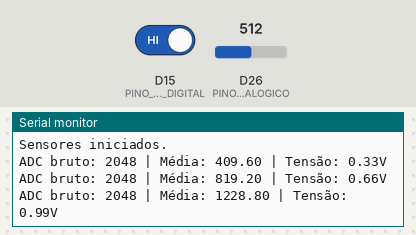
The sketch below on a simulated Arduino Due. Shown: the last lines printed to the serial monitor. The inputs (shaded band) are chosen by the test bench; at power-on: D15 (PINO_SENSOR_DIGITAL) HIGH, D26 (PINO_SENSOR_ANALOGICO) = 512 (analog values on the 0–1023 scale).

Above: at 4.2 s.
4.3 s: D15 (PINO_SENSOR_DIGITAL) driven LOW
6.5 s: D15 (PINO_SENSOR_DIGITAL) driven HIGH
8.5 s: D26 (PINO_SENSOR_ANALOGICO) set to 716
At 8.9 s:
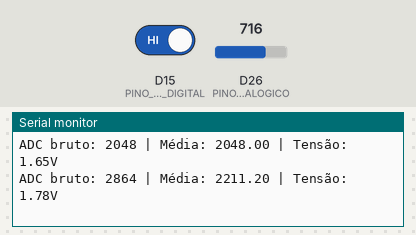
10.0 s: D26 (PINO_SENSOR_ANALOGICO) set to 900
At 10.4 s:
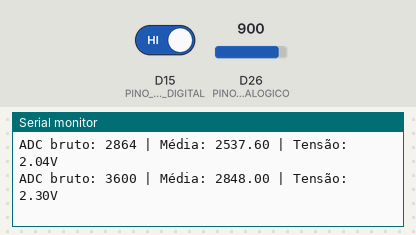
Timing chart, 0 to 12.5 s (numbered marks = the images above; inputs shaded):
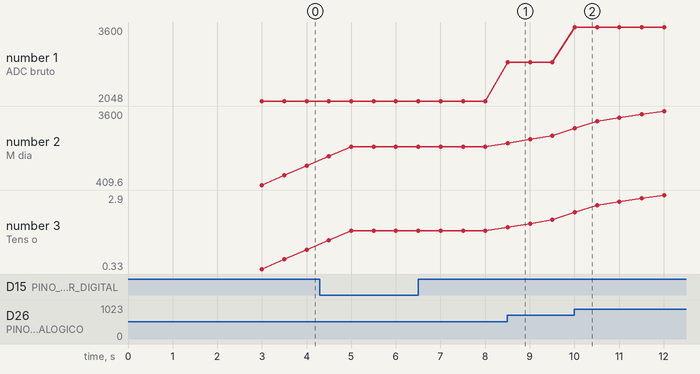

The sketch:

bloco2_sensor_analogico_v2.ino
```cpp
const int PINO_SENSOR_DIGITAL = 15;
const int PINO_SENSOR_ANALOGICO = 26;
const int DEBOUNCE_MS = 50;
const int TAMANHO_JANELA = 5;  // média móvel de 5 leituras

// variáveis do sensor digital
int estadoAnterior = HIGH;
int estadoAtual = HIGH;
unsigned long ultimaMudanca = 0;

// variáveis do sensor analógico
int janela[TAMANHO_JANELA] = {0, 0, 0, 0, 0};
int indexJanela = 0;

void setup() {
  Serial.begin(115200);
  delay(3000);
  pinMode(PINO_SENSOR_DIGITAL, INPUT_PULLUP);
  pinMode(PINO_SENSOR_ANALOGICO, INPUT);
  analogReadResolution(12);  // força 12 bits (0-4095)
  Serial.println("Sensores iniciados.");
}

float calcularMedia() {
  int soma = 0;
  for (int i = 0; i < TAMANHO_JANELA; i++) {
    soma += janela[i];
  }
  return (float)soma / TAMANHO_JANELA;
}

void loop() {
  int leitura = digitalRead(PINO_SENSOR_DIGITAL);
  if (leitura != estadoAnterior) {
    ultimaMudanca = millis();
    estadoAnterior = leitura;
  }
  if ((millis() - ultimaMudanca) > DEBOUNCE_MS) {
    if (leitura != estadoAtual) {
      estadoAtual = leitura;
      Serial.print("Sensor digital: ");
      Serial.println(estadoAtual == LOW ? "PRESENÇA DETECTADA" : "SEM PRESENÇA");
    }
  }

  int leituraADC = analogRead(PINO_SENSOR_ANALOGICO);
  janela[indexJanela] = leituraADC;
  indexJanela = (indexJanela + 1) % TAMANHO_JANELA;  // volta pro 0 depois do 4

  float media = calcularMedia();
  float tensao = media * 3.3 / 4095.0;  // converte para volts

  Serial.print("ADC bruto: ");
  Serial.print(leituraADC);
  Serial.print(" | Média: ");
  Serial.print(media);
  Serial.print(" | Tensão: ");
  Serial.print(tensao);
  Serial.println("V");

  delay(500);
}
```

Measured:
- after the input at 8.5 s, the serial monitor: prints a new line at once (image 1)
- after the input at 10.0 s, the serial monitor: prints a new line at once (image 2)
- plotted number 1: 2048 → 2864 after the input at 8.5 s, 2864 → 3600 after the input at 10.0 s
- plotted number 2: 2048 → 2537.6 after the input at 8.5 s, 2537.6 → 3600 after the input at 10.0 s
- plotted number 3: 1.65 → 2.04 after the input at 8.5 s, 2.04 → 2.9 after the input at 10.0 s
